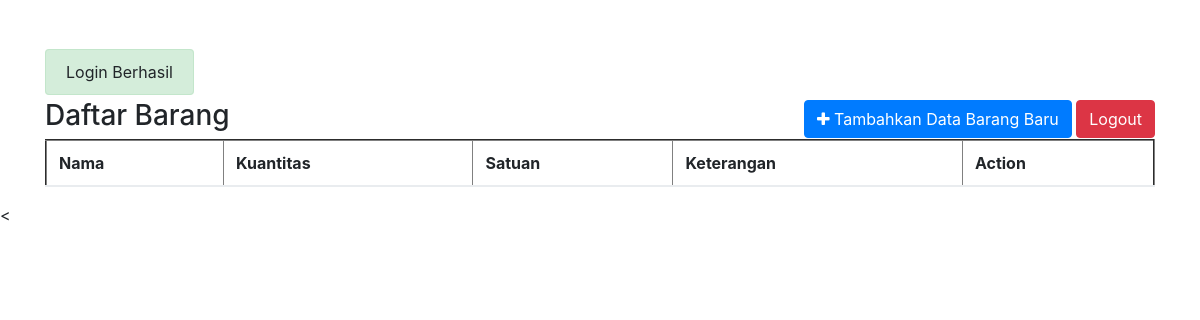
/show.php?pesan=login_sukses (signed in), run on an earlier commit of the app's database.
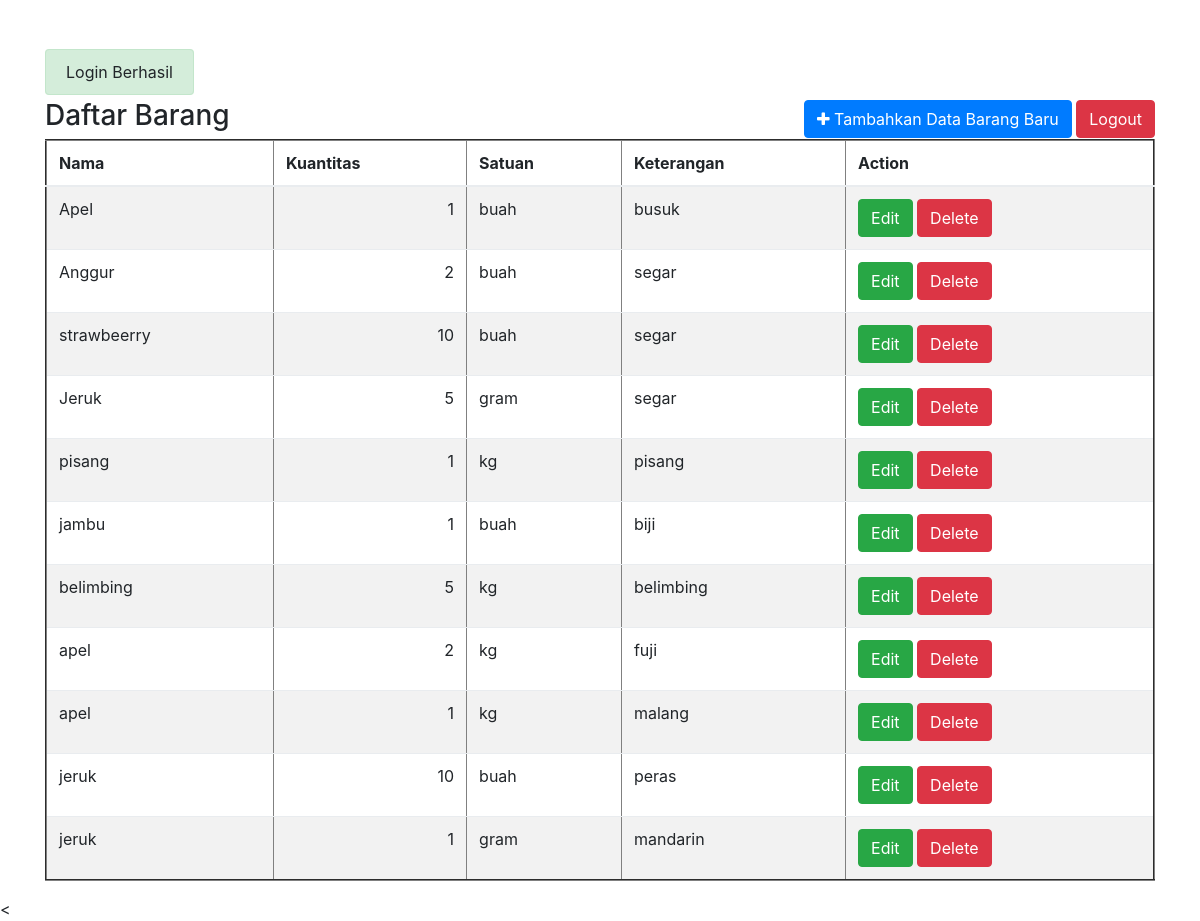
And on a later commit of the database.
### tables this page shows
CREATE TABLE `databarang` (
  `ID` int(255) NOT NULL,
  `Nama` varchar(255) NOT NULL,
  `Kuantitas` int(255) NOT NULL,
  `Satuan` varchar(255) DEFAULT NULL,
  `Keterangan` varchar(255) DEFAULT NULL,
  `Timestamp` timestamp NOT NULL DEFAULT current_timestamp(),
  `Modified_Timestamp` timestamp NOT NULL DEFAULT current_timestamp() ON UPDATE current_timestamp(),
  `User` varchar(255) NOT NULL
);

### show.php (the view, shortened to what this page needs)
<?php
include_once("koneksi.php");
$username=$_SESSION['Username'];
$result = mysqli_query($mysqli, "SELECT * FROM databarang WHERE user='$username' ORDER BY ID ASC");
?>
<html>
<head>
    <link rel="stylesheet" type="text/css" href="https://cdn.datatables.net/1.10.21/css/jquery.dataTables.css">
    <link rel="stylesheet" type="text/css" href="bootstrap.min.css">
    <link rel="stylesheet" type="text/css" href="styling.css">
    <link rel="stylesheet" href="https://cdnjs.cloudflare.com/ajax/libs/font-awesome/4.7.0/css/font-awesome.min.css">
</head>
<body>
    <div class="container">
    <?php
    if(isset($_GET['pesan'])){
        if($_GET['pesan'] == "edit_sukses"){
        echo "<a class='alert alert-success'>Data Barang Berhasil Diubah</a>";
        }
        else if($_GET['pesan'] == "delete_sukses"){
        echo "<a class='alert alert-success'>Data Barang Berhasil Dihapus</a>";
        }
        else if($_GET['pesan'] == "login_sukses"){
        echo "<a class='alert alert-success'>Login Berhasil</a>";
        }
    }
    ?>
            <div class="menu">
                <a class="btn btn-primary" href="add.php"><i class="fa fa-plus" aria-hidden="true"></i> Tambahkan Data Barang Baru</a>
                <a class="btn btn-danger" href="logout.php">Logout</a>
            </div>
            <h3>Daftar Barang</h3>
        <table border=2 class="table table-striped" id="datatables">
        <thead>
            <tr>
                <th>Nama</th> <th>Kuantitas</th> <th>Satuan</th> <th>Keterangan</th> <th>Action</th>
            </tr>
        </thead>
        <tbody>
        <?php
        while($databarang_data = mysqli_fetch_array($result)) {
            echo "<tr>";
            echo "<td>".$databarang_data['Nama']."</td>";
            echo "<td align='right'>".$databarang_data['Kuantitas']."</td>";
            echo "<td>".$databarang_data['Satuan']."</td>";
            echo "<td>".$databarang_data['Keterangan']."</td>";
            echo "<td><a href='edit.php?ID=$databarang_data[ID]'class=\"btn btn-success\">Edit</a> <a href='delete.php?ID=$databarang_data[ID]'class=\"btn btn-danger\">Delete</a></td></tr>";
        }
        ?>
        </table>
    </div>
    <
</body>
</html>

### Styling.css (style rules this page uses)
body { margin-top: 5%; }
.container .menu { float: right; }

What changed in the data, as far as the page shows it:
added databarang: Nama "Apel", Kuantitas "1", Satuan "buah", Keterangan "busuk"
added databarang: Nama "Anggur", Kuantitas "2", Satuan "buah", Keterangan "segar"
added databarang: Nama "strawbeerry", Kuantitas "10", Satuan "buah", Keterangan "segar"
added databarang: Nama "Jeruk", Kuantitas "5", Satuan "gram", Keterangan "segar"
added databarang: Nama "pisang", Kuantitas "1", Satuan "kg", Keterangan "pisang"
added databarang: Nama "jambu", Kuantitas "1", Satuan "buah", Keterangan "biji"
added databarang: Nama "belimbing", Kuantitas "5", Satuan "kg", Keterangan "belimbing"
added databarang: Nama "apel", Kuantitas "2", Satuan "kg", Keterangan "fuji"
added databarang: Nama "apel", Kuantitas "1", Satuan "kg", Keterangan "malang"
added databarang: Nama "jeruk", Kuantitas "10", Satuan "buah", Keterangan "peras"
added databarang: Nama "jeruk", Kuantitas "1", Satuan "gram", Keterangan "mandarin"
